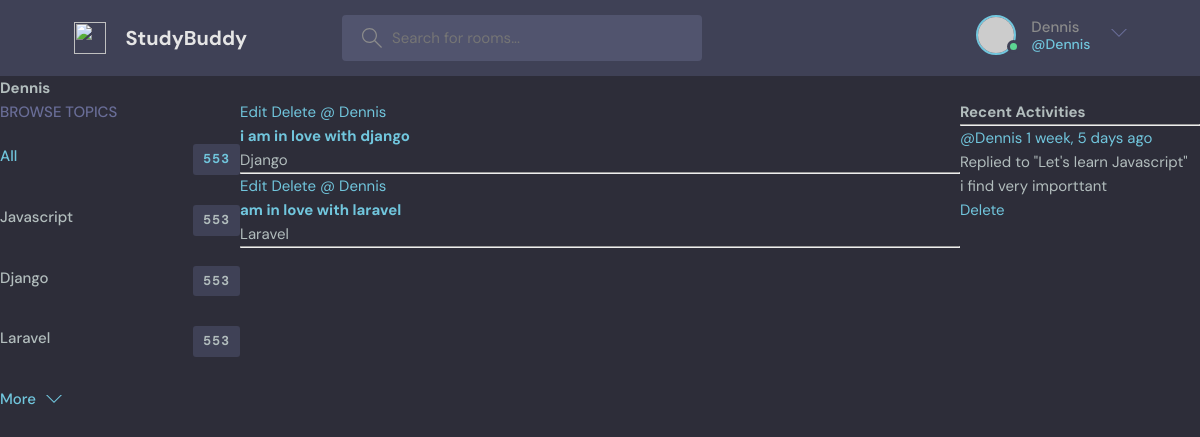
Page /user-profile/2/ (signed in) on the committed database.
### base/models.py (models this page shows, shortened)
class Topic(models.Model):
    name=models.CharField(max_length=200)

class Room(models.Model):
    host=models.ForeignKey(User, on_delete=models.SET_NULL, null=True)
    topic=models.ForeignKey(Topic,on_delete=models.SET_NULL,null=True)
    name = models.CharField(max_length=200)
    description = models.TextField(null=True, blank=True)
    participants = models.ManyToManyField(User, related_name='participants', blank=True)
    updated = models.DateTimeField(auto_now=True)
    created = models.DateTimeField(auto_now_add=True)
    class Meta:
        ordering = ['-updated','-created']
    def __str__(self):
        return self.name

class Message(models.Model):
    user=models.ForeignKey(User, on_delete=models.CASCADE)
    room = models.ForeignKey(Room, related_name='messages', on_delete=models.CASCADE)
    body = models.TextField()
    created = models.DateTimeField(auto_now_add=True)
    updated = models.DateTimeField(auto_now=True)
    class Meta:
        ordering = ['-updated','-created']
    def __str__(self):
        return self.body[0:50]

### base/views.py (the view)
# urls.py: path('user-profile/<str:id>/', views.userProfile, name='user_profile'),
def userProfile(request,id):
    user=User.objects.get(id=id)
    rooms=user.room_set.all()
    rooms_messages=user.message_set.all()
    topics=Topic.objects.all()
    context={'user':user,'rooms':rooms,'topics':topics,'room_messages':rooms_messages}
    return render(request, 'base/profile.html',context)

### base/templates/base/profile.html (shortened to what this page needs)
{% extends 'main.html' %}
{% block content %}
<h1>{{user.username}}</h1>
<div class="profile-container">
    <div>
        {% include 'base/topic_comp.html' %}
    </div>
    <div>
        {% include 'base/feed_comp.html' %}
    </div>
    <div>
        {% include 'base/activity_comp.html' %}
    </div>
</div>
{% endblock content %}

### templates/navbar.html (shortened to what this page needs)
<header class="header header--loggedIn">
  <div class="container">
    <a href="/" class="header__logo">
      <img src="assets/logo.svg" />
      <h1>StudyBuddy</h1>
    </a>
    <form class="header__search" method="GET" action="{% url 'home' %}">
      <label>
        <input type="text" name="q" placeholder="Search for rooms..." />
      </label>
    </form>
    <nav class="header__menu">
      {% if request.user.is_authenticated %}
      <div class="header__user">
        <a href="profile.html">
          <div class="avatar avatar--medium active">
            <img src="https://randomuser.me/api/portraits/men/37.jpg" />
          </div>
          <p>{{request.user.username}}<span>@{{request.user.username}}</span></p>
        </a>
        <button class="dropdown-button">
          <svg version="1.1" xmlns="http://www.w3.org/2000/svg" width="32" height="32" viewBox="0 0 32 32">
            <title>chevron-down</title>
            <path d="M16 21l-13-13h-3l16 16 16-16h-3l-13 13z"></path>
          </svg>
        </button>
      </div>
      {% else %}
      <a  href="{% url 'login' %}">
        <img src="./assets/avatar.svg" />
        <p>Login</p>
      </a>
      {% endif %}
    </nav>
  </div>
</header>

### base/templates/base/topic_comp.html
<div class="topics">
    <div class="topics__header">
      <h2>Browse Topics</h2>
    </div>
    <ul class="topics__list">
      <li>
        <a href="{% url 'home' %}" class="active">All <span>553</span></a>
      </li>
      {% for topic in topics %}
      <li><a href="{% url 'home' %}?q={{topic.name}}">{{topic.name}} <span>553</span></a></li>
     {% endfor %}
    </ul>
    <a class="btn btn--link" href="topics.html">
      More
      <svg version="1.1" xmlns="http://www.w3.org/2000/svg" width="32" height="32" viewBox="0 0 32 32">
        <title>chevron-down</title>
        <path d="M16 21l-13-13h-3l16 16 16-16h-3l-13 13z"></path>
      </svg>
    </a>
  </div>

### base/templates/base/feed_comp.html
  <div>
      {% for room in rooms %}
      <div>
          {% if request.user == room.host %}
          <a href="{% url 'update-room' room.id %}">Edit</a>
          <a href="{% url 'delete-room' room.id %}">Delete</a>
          {% endif %}
              <a href="{% url 'user_profile' room.host.id %}">@ {{room.host.username}}</a>
      <h5><a href="{% url 'room' room.id %}">{{ room.name }}</a></h5>
      <small>{{room.topic.name}}</small>
      <hr>
          </div>
      {% endfor %}
  </div>

### base/templates/base/activity_comp.html
<h3>Recent Activities</h3>
<hr>
{% for activity in room_messages %}
<div>
    <span><a href="{% url 'user_profile' activity.user.id%}">@{{activity.user}}  {{activity.created|timesince}} ago</a></span>
    <small>Replied to "{{activity.room}}"</small>
    <p> {{activity}}</p>
    {% if request.user == activity.user %}
    <a href="{% url 'delete_message' activity.id %}">Delete</a>
{% endif %}
</div>
{% endfor %}

### static/css/style.css (style rules this page uses)
:root { --color-main: #71c6dd; --color-main-light: #e1f6fb; --color-dark: #3f4156; --color-dark-medium: #51546e; --color-dark-light: #696d97; --color-light: #e5e5e5; --color-gray: #8b8b8b; --color-light-gray: #b2bdbd; --color-bg: #2d2d39; --color-success: #5dd693; --color-error: #fc4b0b; }
* { font-family: "DM Sans", -apple-system, BlinkMacSystemFont, "Segoe UI", Roboto, Oxygen, Ubuntu, Cantarell, "Open Sans", "Helvetica Neue", sans-serif; margin: 0; padding: 0; box-sizing: border-box; text-rendering: optimizeLegibility; font-size: inherit; }
html { font-size: 56.25%; }
@media only screen and (min-width: 1200px) { html { font-size: 62.5%; } }
body { line-height: 1.6; font-weight: 400; font-size: 1.5rem; color: var(--color-light-gray); background-color: var(--color-bg); min-height: 100vh; }
img { width: 100%; }
a { display: inline-block; color: var(--color-main); text-decoration: none; }
.container { max-width: 120rem; width: 90%; margin: auto; }
.btn { background-color: transparent; border: none; display: inline-flex; align-items: center; gap: 1rem; cursor: pointer; transition: all ease-in-out 0.3s; padding: 1rem 2rem; border-radius: 5px; box-shadow: 1px 1px 3px 1px rgba(0, 0, 0, 0.15); font-weight: 500; }
.btn--link { border-radius: 0; padding: 0; color: var(--color-main); box-shadow: none; }
.btn > svg { fill: currentColor; width: 1.6rem; height: 1.6rem; }
.avatar { position: relative; display: inline-block; border-radius: 50%; border: 2px solid var(--color-main); }
.avatar img { display: block; border-radius: 50%; object-fit: cover; object-position: center; }
.avatar::after { content: ""; display: block; position: absolute; background-color: var(--color-gray); z-index: 111; border-radius: 50%; border: 0.3rem solid var(--color-dark); }
.avatar.active::after { background-color: var(--color-success); }
.avatar.avatar--medium img { width: 3.6rem; height: 3.6rem; border-radius: 50%; }
.avatar.avatar--medium:after { width: 0.7rem; height: 0.7rem; bottom: 0px; right: -6px; }
.header { padding: 1.5rem; background-color: var(--color-dark); }
.header > .container { display: flex; gap: 9.5rem; }
.header__logo, .header__user { display: flex; gap: 2rem; align-items: center; }
.header__logo > img { height: 3.2rem; width: 3.2rem; }
.header__logo > h1 { font-weight: 700; font-size: 2rem; color: var(--color-light); }
.header__search > label { background-color: var(--color-dark-medium); padding: 1.3rem 1rem; display: flex; align-items: center; gap: 1rem; border-radius: 4px; }
.header__search svg { fill: var(--color-gray); width: 2rem; height: 2rem; margin-left: 1rem; }
.header__search input { width: 30rem; background: transparent; border: none; outline: none; color: var(--color-light); }
.header__menu { margin-left: auto; position: relative; }
.header__menu a { display: flex; gap: 1.5rem; align-items: center; font-weight: 500; text-decoration: none; color: var(--color-gray); }
.header__menu img { height: 3.6rem; }
.header__menu p { line-height: 1.2; }
.header__menu span { color: var(--color-main); font-weight: 500; font-size: 1.4rem; display: block; }
.header__menu svg { width: 1.6rem; height: 1.6rem; fill: var(--color-dark-light); }
.dropdown-button { background: transparent; border: 0; outline: 0; cursor: pointer; }
.topics__header { margin-bottom: 2rem; }
.topics__header h2 { text-transform: uppercase; font-weight: 500; color: var(--color-dark-light); }
.topics__list { list-style: none; }
.topics__list li a { display: flex; justify-content: space-between; margin-bottom: 3rem; font-weight: 500; color: var(--color-light-gray); transition: all 0.3s ease-in-out; }
.topics__list li a.active, .topics__list li a:hover { color: var(--color-main); }
.topics__list li a span { padding: 0.5rem 1rem; background-color: var(--color-dark); border-radius: 3px; font-size: 1.3rem; font-weight: 700; letter-spacing: 1px; }

### base/templates/base/profile.html (style rules this page uses)
.profile-container { display: grid; grid-template-columns: 1fr 3fr 1fr; }

### rows in the picture
Topic: name "Javascript"
Topic: name "Django"
Topic: name "Laravel"
Room: shows "Edit", host.username "Dennis", name "i am in love with django", topic.name "Django"
Room: shows "Edit", host.username "Dennis", name "am in love with laravel", topic.name "Laravel"
Message: user "Dennis", created "1 week, 5 days", room "Let's learn Javascript", body "i find very importtant", shows "Delete"

### other values in the picture
{{ request.user.username }} "Dennis"
{{ user.username }} "Dennis"
